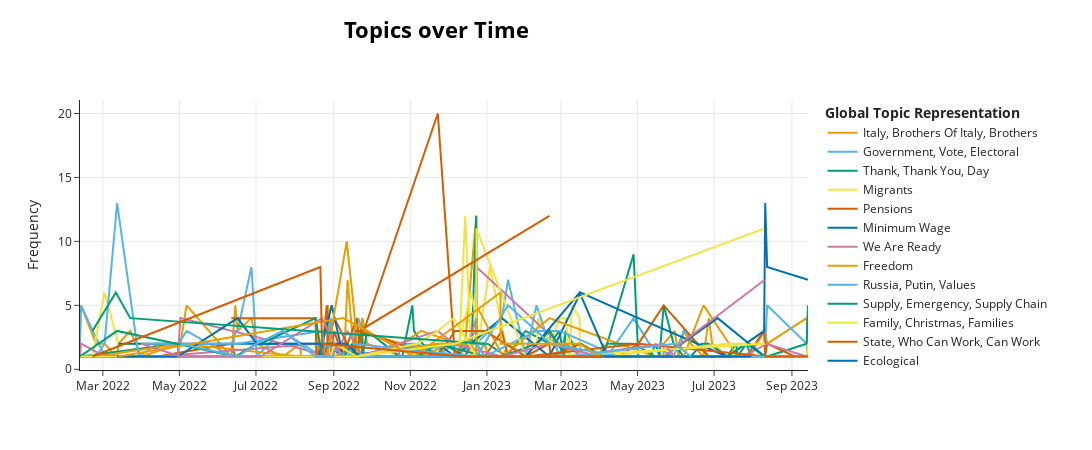

The notebook cell saved with this chart:
### Markdown cell above
## Topics over time 

Make sure to use a limited number of unique timestamps (<100) as the c-TF-IDF representation will be calculated at each single unique timestamp. Having a large number of unique timestamps can take some time to be calculated. Moreover, there aren't many use-cased where you would like to see the difference in topic representations over more than 100 different timestamps.

### Code cell
topics_over_time = topic_model.topics_over_time(docs, timestamps)
# intertopic_fig = topic_model.visualize_topics_over_time(topics_over_time=topics_over_time, topics=interesting_topics, custom_labels=True)
intertopic_fig = topic_model.visualize_topics_over_time(topics_over_time=topics_over_time, custom_labels=True)

intertopic_fig.write_html(processed_dir + 'html/topics-over-time.html')
intertopic_fig
